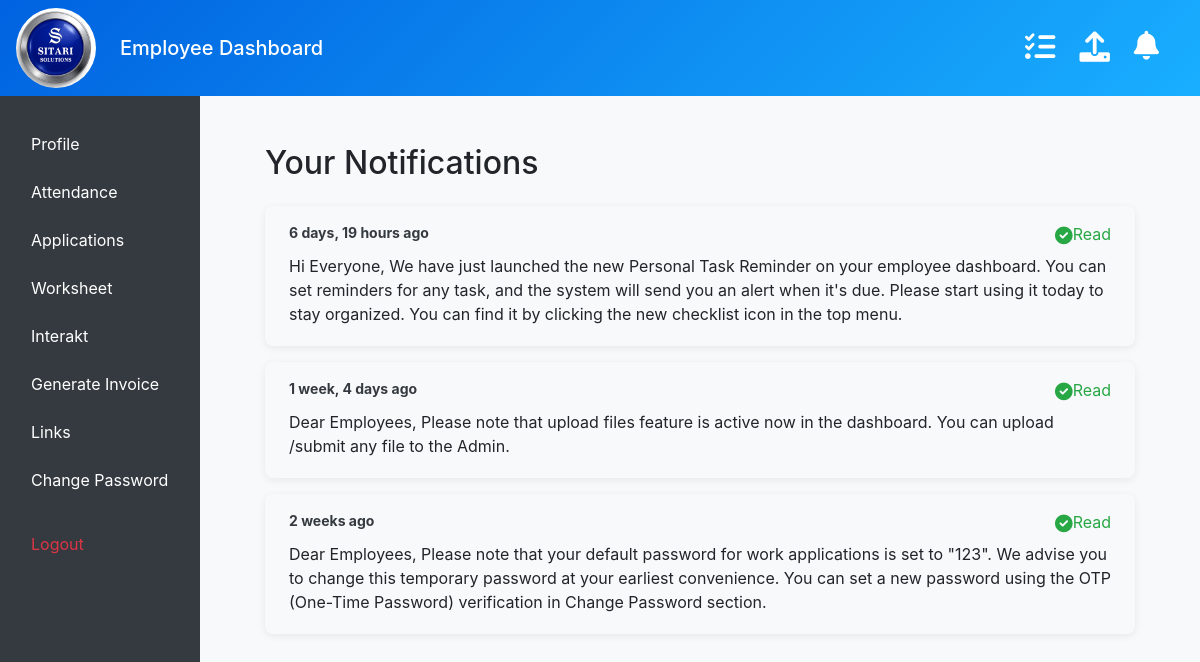
The app's page /notifications/ (signed in) with its own data.
### management/models.py (models this page shows, shortened)
class UserNotificationStatus(models.Model):
    employee = models.ForeignKey(Employee, on_delete=models.CASCADE)
    notification = models.ForeignKey(Notification, on_delete=models.CASCADE)
    is_read = models.BooleanField(default=False)
    class Meta:
        unique_together = ('employee', 'notification')

class Notification(models.Model):
    description = models.TextField()
    created_at = models.DateTimeField(auto_now_add=True)
    recipients = models.ManyToManyField(Employee, through='UserNotificationStatus', related_name='notifications')
    class Meta:
        ordering = ['-created_at']

### management/views.py (the view)
    def wrapped_view(request, *args, **kwargs):
        employee = get_logged_in_employee(request)
        if not employee:
            messages.error(request, "You must be logged in to view this page.")
            return redirect('login') # Make sure you have a 'login' URL name
        return view_func(request, employee, *args, **kwargs)

### management/context_processors.py (called while the page is built)
def notifications_context(request):
    if request.session.get('employee_id'):
        employee_id = request.session.get('employee_id')
        count = UserNotificationStatus.objects.filter(employee_id=employee_id, is_read=False).count()
        return {'unread_notification_count': count}
    return {'unread_notification_count': 0}

### management/ip_restriction.py (called while the page is built)
def get_client_ip(request):
    x_forwarded_for = request.META.get('HTTP_X_FORWARDED_FOR')
    if x_forwarded_for:
        ip = x_forwarded_for.split(',')[0].strip()
    else:
        ip = request.META.get('REMOTE_ADDR')
    return ip

    def __call__(self, request):
        ip = get_client_ip(request)
        if not self.is_ip_allowed(ip):
            logger.warning(f"Access denied for IP: {ip}")
            return HttpResponseForbidden("Access denied.")
        response = self.get_response(request)
        return response

### management/models.py (called while the page is built)
    def __str__(self):
        return self.name

### management/templatetags/upload_tags.py (called while the page is built)
@register.simple_tag
def get_upload_form():
    return EmployeeUploadForm()

### management/views.py (called while the page is built)
def get_logged_in_employee(request):
    employee_id = request.session.get('employee_id')
    if not employee_id:
        return None
    try:
        return Employee.objects.get(employee_id=employee_id)
    except Employee.DoesNotExist:
        return None

def require_employee(view_func):
    def wrapped_view(request, *args, **kwargs):
        employee = get_logged_in_employee(request)
        if not employee:
            messages.error(request, "You must be logged in to view this page.")
            return redirect('login') # Make sure you have a 'login' URL name
        return view_func(request, employee, *args, **kwargs)
    return wrapped_view

@require_employee
def notification_list_view(request, employee):
    notifications = UserNotificationStatus.objects.filter(employee=employee).select_related('notification').order_by('-notification__created_at')
    context = {
        'notifications': notifications
    }
    return render(request, 'notifications.html', context)

### management/templates/notifications.html (shortened to what this page needs)
{% extends "masteremployee.html" %}
{% block content %}
<div class="container mt-4 notification-container">
    <h2 class="mb-4">Your Notifications</h2>
    <div class="list-group">
        {% for status in notifications %}
            <div class="card notification-card {% if not status.is_read %}notification-unread{% else %}notification-read{% endif %}">
                <div class="card-body px-4 py-3">
                    <div class="d-flex justify-content-between align-items-start mb-2">
                        <div class="font-weight-bold text-dark small">
                            <span>{{ status.notification.created_at|timesince }} ago</span>
                        </div>
                        <div>
                            {% if not status.is_read %}
                                <a href="{% url 'mark_notification_as_read' status.pk %}"
                                   class="btn btn-success btn-sm text-white fw-semibold shadow-sm">
                                    Mark as Read
                                </a>
                            {% else %}
                                <span class="text-success fw-bold">
                                    <i class="fas fa-check-circle me-1"></i>Read
                                </span>
                            {% endif %}
                        </div>
                    </div>
                    <div class="text-body mb-1 fs-5">
                        {{ status.notification.description }}
                    </div>
                </div>
            </div>
        {% empty %}
            <div class="card mb-3 shadow-sm border-0 bg-light">
                <div class="card-body text-center text-muted">
                    You have no notifications.
                </div>
            </div>
        {% endfor %}
    </div>
</div>
{% endblock %}

### management/templates/masteremployee.html (style rules this page uses)
body { background-color: #f8f9fa; overflow: hidden; }

### management/templates/notifications.html (style rules this page uses)
.notification-container { max-width: 900px; margin: auto; }
.notification-card { border: none; border-radius: 8px; transition: all 0.3s ease; margin-bottom: 1rem; }
.notification-read { background-color: #f8f9fa; box-shadow: 0 2px 8px rgba(0, 0, 0, 0.07); }
.text-success .fa-check-circle { font-size: 1.1em; vertical-align: middle; }

### records on screen
UserNotificationStatus: notification.created_at "6 days, 19 hours", is_read True (drawn), notification.description "Hi Everyone, We have just launched the new Personal Task Reminder on your employee dashboard. You can set reminders for any task, and the system will send you an alert when it's due. Please start using it today to stay organized. You can find it by clicking the new checklist icon in the top menu."
UserNotificationStatus: notification.created_at "1 week, 4 days", is_read True (drawn), notification.description "Dear Employees, Please note that upload files feature is active now in the dashboard. You can upload /submit any file to the Admin."
UserNotificationStatus: notification.created_at "2 weeks", is_read True (drawn), notification.description "Dear Employees, Please note that your default password for work applications is set to \"123\". We advise you to change this temporary password at your earliest convenience. You can set a new password using the OTP (One-Time Password) verification in Change Password section."
